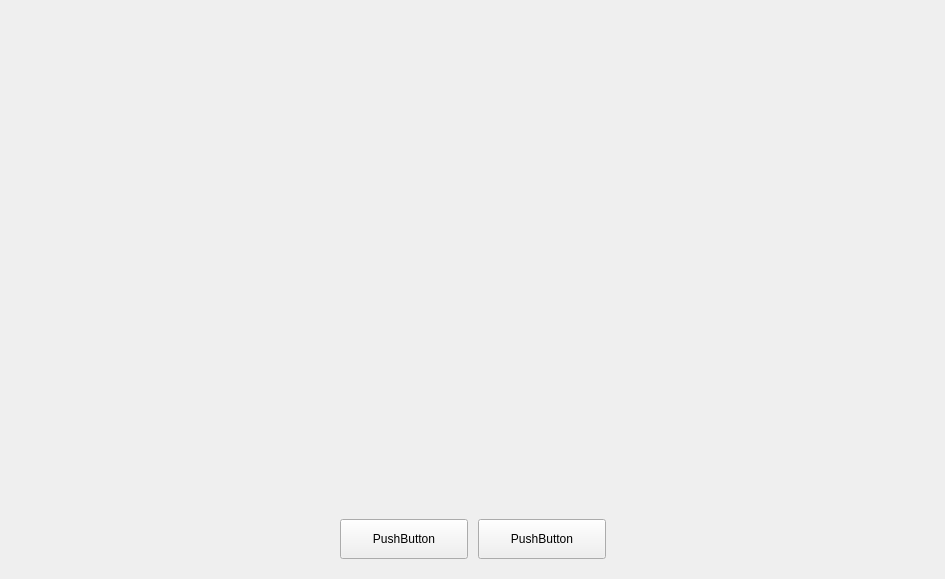
<?xml version="1.0" encoding="UTF-8"?>
<ui version="4.0">
 <class>AFQAutoConfigStackedWidget</class>
 <widget class="QWidget" name="AFQAutoConfigStackedWidget">
  <property name="geometry">
   <rect>
    <x>0</x>
    <y>0</y>
    <width>945</width>
    <height>579</height>
   </rect>
  </property>
  <property name="windowTitle">
   <string>Form</string>
  </property>
  <layout class="QVBoxLayout" name="verticalLayout">
   <property name="spacing">
    <number>0</number>
   </property>
   <property name="leftMargin">
    <number>0</number>
   </property>
   <property name="topMargin">
    <number>0</number>
   </property>
   <property name="rightMargin">
    <number>0</number>
   </property>
   <property name="bottomMargin">
    <number>0</number>
   </property>
   <item>
    <widget class="QWidget" name="widget_TopLine" native="true">
     <property name="minimumSize">
      <size>
       <width>0</width>
       <height>36</height>
      </size>
     </property>
     <property name="maximumSize">
      <size>
       <width>16777215</width>
       <height>36</height>
      </size>
     </property>
    </widget>
   </item>
   <item>
    <widget class="QStackedWidget" name="stackedWidget">
     <property name="currentIndex">
      <number>3</number>
     </property>
     <widget class="QWidget" name="page_Start"/>
     <widget class="QWidget" name="page_Video"/>
     <widget class="QWidget" name="page_Stream"/>
     <widget class="QWidget" name="page_Test"/>
     <widget class="QWidget" name="page_Finish">
      <layout class="QVBoxLayout" name="verticalLayout_2">
       <property name="spacing">
        <number>14</number>
       </property>
       <property name="leftMargin">
        <number>30</number>
       </property>
       <property name="topMargin">
        <number>33</number>
       </property>
       <property name="rightMargin">
        <number>40</number>
       </property>
       <property name="bottomMargin">
        <number>0</number>
       </property>
       <item>
        <widget class="QLabel" name="label_FinishTitle">
         <property name="minimumSize">
          <size>
           <width>75</width>
           <height>24</height>
          </size>
         </property>
         <property name="maximumSize">
          <size>
           <width>16777215</width>
           <height>24</height>
          </size>
         </property>
         <property name="text">
          <string>TextLabel</string>
         </property>
        </widget>
       </item>
       <item>
        <widget class="QWidget" name="widget_3" native="true">
         <property name="minimumSize">
          <size>
           <width>0</width>
           <height>35</height>
          </size>
         </property>
         <property name="maximumSize">
          <size>
           <width>16777215</width>
           <height>35</height>
          </size>
         </property>
         <layout class="QHBoxLayout" name="horizontalLayout_2">
          <property name="spacing">
           <number>0</number>
          </property>
          <property name="leftMargin">
           <number>0</number>
          </property>
          <property name="topMargin">
           <number>0</number>
          </property>
          <property name="rightMargin">
           <number>0</number>
          </property>
          <property name="bottomMargin">
           <number>0</number>
          </property>
          <item>
           <widget class="QLabel" name="label_2">
            <property name="text">
             <string>TextLabel</string>
            </property>
           </widget>
          </item>
         </layout>
        </widget>
       </item>
       <item>
        <widget class="QWidget" name="widget_2" native="true">
         <layout class="QGridLayout" name="gridLayout">
          <property name="leftMargin">
           <number>32</number>
          </property>
          <property name="topMargin">
           <number>32</number>
          </property>
          <property name="rightMargin">
           <number>32</number>
          </property>
          <property name="bottomMargin">
           <number>32</number>
          </property>
          <property name="verticalSpacing">
           <number>15</number>
          </property>
          <item row="0" column="0">
           <widget class="QLabel" name="label_3">
            <property name="minimumSize">
             <size>
              <width>200</width>
              <height>0</height>
             </size>
            </property>
            <property name="maximumSize">
             <size>
              <width>200</width>
              <height>16777215</height>
             </size>
            </property>
            <property name="text">
             <string>TextLabel</string>
            </property>
           </widget>
          </item>
          <item row="0" column="1">
           <widget class="QLabel" name="label_8">
            <property name="text">
             <string>TextLabel</string>
            </property>
           </widget>
          </item>
          <item row="1" column="0">
           <widget class="QLabel" name="label_4">
            <property name="minimumSize">
             <size>
              <width>200</width>
              <height>0</height>
             </size>
            </property>
            <property name="maximumSize">
             <size>
              <width>200</width>
              <height>16777215</height>
             </size>
            </property>
            <property name="text">
             <string>TextLabel</string>
            </property>
           </widget>
          </item>
          <item row="2" column="0">
           <widget class="QLabel" name="label_5">
            <property name="minimumSize">
             <size>
              <width>200</width>
              <height>0</height>
             </size>
            </property>
            <property name="maximumSize">
             <size>
              <width>200</width>
              <height>16777215</height>
             </size>
            </property>
            <property name="text">
             <string>TextLabel</string>
            </property>
           </widget>
          </item>
          <item row="3" column="0">
           <widget class="QLabel" name="label_6">
            <property name="maximumSize">
             <size>
              <width>200</width>
              <height>16777215</height>
             </size>
            </property>
            <property name="text">
             <string>TextLabel</string>
            </property>
           </widget>
          </item>
          <item row="4" column="0">
           <widget class="QLabel" name="label_7">
            <property name="maximumSize">
             <size>
              <width>200</width>
              <height>16777215</height>
             </size>
            </property>
            <property name="text">
             <string>TextLabel</string>
            </property>
           </widget>
          </item>
          <item row="1" column="1">
           <widget class="QLabel" name="label_9">
            <property name="text">
             <string>TextLabel</string>
            </property>
           </widget>
          </item>
          <item row="2" column="1">
           <widget class="QLabel" name="label_10">
            <property name="text">
             <string>TextLabel</string>
            </property>
           </widget>
          </item>
          <item row="3" column="1">
           <widget class="QLabel" name="label_11">
            <property name="text">
             <string>TextLabel</string>
            </property>
           </widget>
          </item>
          <item row="4" column="1">
           <widget class="QLabel" name="label_12">
            <property name="text">
             <string>TextLabel</string>
            </property>
           </widget>
          </item>
         </layout>
        </widget>
       </item>
       <item>
        <spacer name="verticalSpacer">
         <property name="orientation">
          <enum>Qt::Vertical</enum>
         </property>
         <property name="sizeHint" stdset="0">
          <size>
           <width>20</width>
           <height>40</height>
          </size>
         </property>
        </spacer>
       </item>
      </layout>
     </widget>
    </widget>
   </item>
   <item>
    <widget class="QWidget" name="widget" native="true">
     <layout class="QHBoxLayout" name="horizontalLayout">
      <property name="spacing">
       <number>10</number>
      </property>
      <property name="leftMargin">
       <number>20</number>
      </property>
      <property name="topMargin">
       <number>20</number>
      </property>
      <property name="rightMargin">
       <number>20</number>
      </property>
      <property name="bottomMargin">
       <number>20</number>
      </property>
      <item>
       <spacer name="horizontalSpacer">
        <property name="orientation">
         <enum>Qt::Horizontal</enum>
        </property>
        <property name="sizeHint" stdset="0">
         <size>
          <width>40</width>
          <height>20</height>
         </size>
        </property>
       </spacer>
      </item>
      <item>
       <widget class="QPushButton" name="pushButton_Previous">
        <property name="minimumSize">
         <size>
          <width>128</width>
          <height>40</height>
         </size>
        </property>
        <property name="maximumSize">
         <size>
          <width>128</width>
          <height>40</height>
         </size>
        </property>
        <property name="text">
         <string>PushButton</string>
        </property>
       </widget>
      </item>
      <item>
       <widget class="QPushButton" name="pushButton_Next">
        <property name="minimumSize">
         <size>
          <width>128</width>
          <height>40</height>
         </size>
        </property>
        <property name="maximumSize">
         <size>
          <width>128</width>
          <height>40</height>
         </size>
        </property>
        <property name="text">
         <string>PushButton</string>
        </property>
       </widget>
      </item>
      <item>
       <spacer name="horizontalSpacer_2">
        <property name="orientation">
         <enum>Qt::Horizontal</enum>
        </property>
        <property name="sizeHint" stdset="0">
         <size>
          <width>40</width>
          <height>20</height>
         </size>
        </property>
       </spacer>
      </item>
     </layout>
    </widget>
   </item>
  </layout>
 </widget>
 <resources/>
 <connections/>
</ui>
